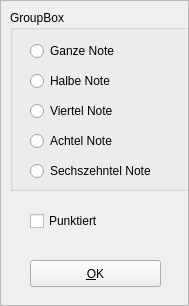
<?xml version="1.0" encoding="UTF-8"?>
<ui version="4.0">
 <class>FrameNotenlaengeErfragen</class>
 <widget class="QFrame" name="FrameNotenlaengeErfragen">
  <property name="geometry">
   <rect>
    <x>0</x>
    <y>0</y>
    <width>189</width>
    <height>306</height>
   </rect>
  </property>
  <property name="windowTitle">
   <string>Frame</string>
  </property>
  <property name="frameShape">
   <enum>QFrame::StyledPanel</enum>
  </property>
  <property name="frameShadow">
   <enum>QFrame::Raised</enum>
  </property>
  <widget class="QGroupBox" name="groupBox">
   <property name="geometry">
    <rect>
     <x>10</x>
     <y>10</y>
     <width>371</width>
     <height>181</height>
    </rect>
   </property>
   <property name="title">
    <string>GroupBox</string>
   </property>
   <widget class="QRadioButton" name="radioButton">
    <property name="geometry">
     <rect>
      <x>20</x>
      <y>30</y>
      <width>101</width>
      <height>22</height>
     </rect>
    </property>
    <property name="text">
     <string>Ganze Note</string>
    </property>
   </widget>
   <widget class="QRadioButton" name="radioButton_2">
    <property name="geometry">
     <rect>
      <x>20</x>
      <y>60</y>
      <width>101</width>
      <height>22</height>
     </rect>
    </property>
    <property name="text">
     <string>Halbe Note</string>
    </property>
   </widget>
   <widget class="QRadioButton" name="radioButton_3">
    <property name="geometry">
     <rect>
      <x>20</x>
      <y>90</y>
      <width>101</width>
      <height>22</height>
     </rect>
    </property>
    <property name="text">
     <string>Viertel Note</string>
    </property>
   </widget>
   <widget class="QRadioButton" name="radioButton_4">
    <property name="geometry">
     <rect>
      <x>20</x>
      <y>120</y>
      <width>101</width>
      <height>22</height>
     </rect>
    </property>
    <property name="text">
     <string>Achtel Note</string>
    </property>
   </widget>
   <widget class="QRadioButton" name="radioButton_5">
    <property name="geometry">
     <rect>
      <x>20</x>
      <y>150</y>
      <width>141</width>
      <height>22</height>
     </rect>
    </property>
    <property name="text">
     <string>Sechszehntel Note</string>
    </property>
   </widget>
  </widget>
  <widget class="QPushButton" name="pushButton">
   <property name="geometry">
    <rect>
     <x>30</x>
     <y>260</y>
     <width>131</width>
     <height>27</height>
    </rect>
   </property>
   <property name="text">
    <string>&amp;OK</string>
   </property>
  </widget>
  <widget class="QCheckBox" name="checkBox">
   <property name="geometry">
    <rect>
     <x>30</x>
     <y>210</y>
     <width>87</width>
     <height>22</height>
    </rect>
   </property>
   <property name="text">
    <string>Punktiert</string>
   </property>
  </widget>
 </widget>
 <resources/>
 <connections>
  <connection>
   <sender>pushButton</sender>
   <signal>clicked()</signal>
   <receiver>FrameNotenlaengeErfragen</receiver>
   <slot>close()</slot>
   <hints>
    <hint type="sourcelabel">
     <x>206</x>
     <y>273</y>
    </hint>
    <hint type="destinationlabel">
     <x>188</x>
     <y>305</y>
    </hint>
   </hints>
  </connection>
 </connections>
</ui>
